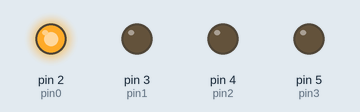
Bench run of a sketch on a simulated Arduino Uno, built with avr-gcc and run on an emulated ATmega328P. Shown: output pins drawn as LEDs (lit = HIGH).

Above: at 1.0 s.
At 5.0 s:
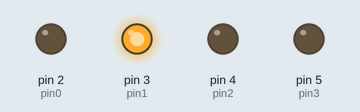
At 9.0 s:
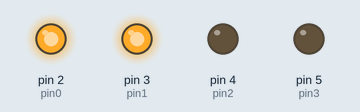
At 13.0 s:
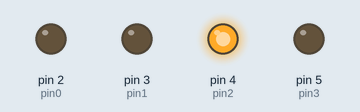
At 17.0 s:
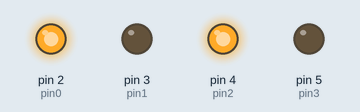
At 19.0 s:
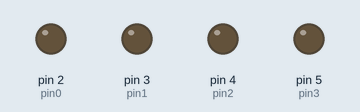
Timing chart, 0 to 20.8 s (numbered marks = the images above):
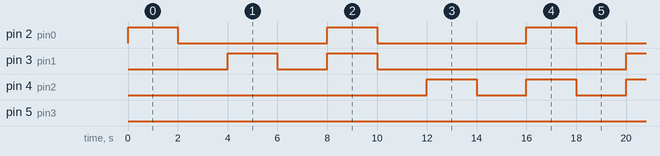

Measured:
- by itself, pin 2 (pin0): alternates HIGH for 2.0 s and LOW for 6.0 s
- by itself, pin 3 (pin1): repeats every 16.0 s: LOW 2.0 s, HIGH 2.0 s, LOW 10.0 s, HIGH 2.0 s
- by itself, pin 4 (pin2): LOW → HIGH at 12.0 s, → LOW 2.0 s later, → HIGH 2.0 s later, → LOW 2.0 s later, … (8 changes in this stretch)
- by itself, pin 5 (pin3): LOW → HIGH at 28.0 s, → LOW 2.0 s later, → HIGH 2.0 s later, → LOW 2.0 s later, … (6 changes in this stretch)

The sketch:

IntegerToBinaryConverter.ino
```cpp
int pin0 = 2, pin1 = 3, pin2 = 4, pin3 = 5;
int digForDisplay[4]= {0,0,0,0};

void setup() {
  // put your setup code here, to run once:
  pinMode(pin0, OUTPUT);
  pinMode(pin1, OUTPUT);
  pinMode(pin2, OUTPUT);
  pinMode(pin3, OUTPUT);
  Serial.begin(9600);
}

void loop() {
  for(int i=1;i<=15;i++){
    calculateDigits(i);
    displayOn(digForDisplay[0],digForDisplay[1],digForDisplay[2],digForDisplay[3]);
    delay(2000);
    displayOff();
    delay(2000);
    setDigForDisplayToZero();
  }

}
void displayOn(int dig0, int dig1, int dig2, int dig3){

  digitalWrite(pin0, dig0);
  digitalWrite(pin1, dig1);
  digitalWrite(pin2, dig2);
  digitalWrite(pin3, dig3);
}

void displayOff(){

  digitalWrite(pin0, LOW);
  digitalWrite(pin1, LOW);
  digitalWrite(pin2, LOW);
  digitalWrite(pin3, LOW);
}

void setDigForDisplayToZero(){
  digForDisplay[0]= 0;
  digForDisplay[1]= 0;
  digForDisplay[2]= 0;
  digForDisplay[3]= 0;
}

void calculateDigits(int num){
  int quotient= num;
  int remainder;

  for(int i=0;i<=3;i++){

    if(quotient>=2){
      remainder = quotient%2;
      quotient = quotient/2;
      digForDisplay[i] = remainder;
    }else{
      digForDisplay[i] = quotient;
      break;
    }
  }

}
```
